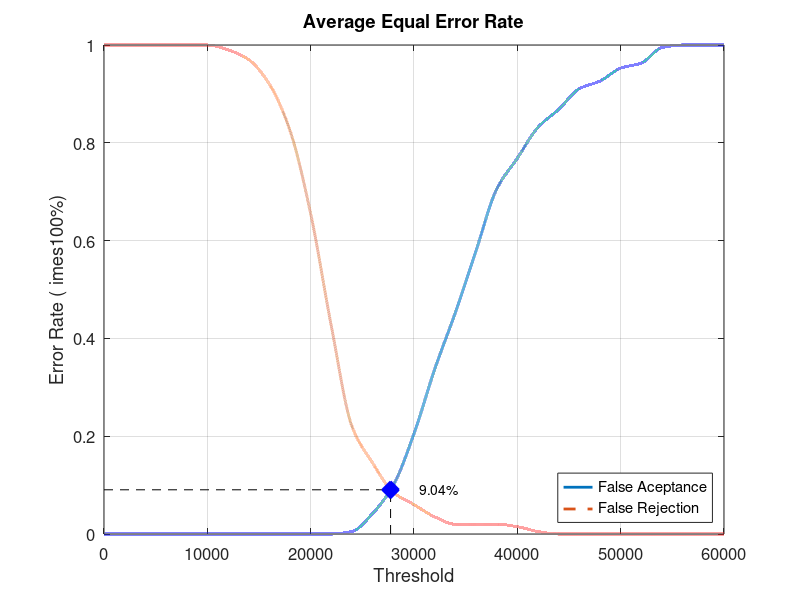
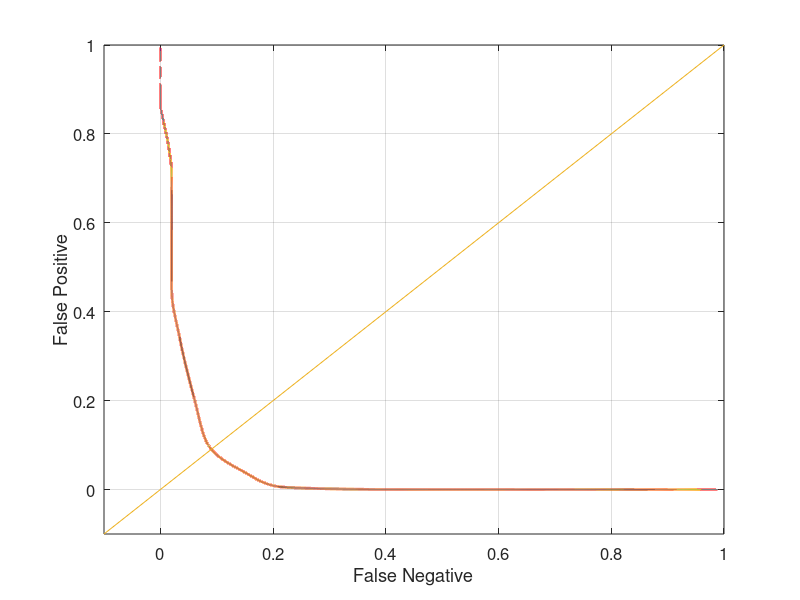

Write the MATLAB code that produced these figures, in order.
close all;
clear;
clc;
x = 0:2000:60000;
xq = 0:0.5:60000;

y0 = [0 0 0 0 0 0 0 0 0 0 0 0 0.00526316 0.0421053 0.1 0.205263 0.336842 0.452632 0.578947 0.705263 0.768421 0.831579 0.868421 0.910526 0.926316 0.952632 0.963158 0.994737 1 1 1]
yy0 = interp1(x, y0, xq, 'pchip');
y1 = [1 1 1 1 1 1 0.99 0.97 0.92 0.825 0.655 0.425 0.22 0.145 0.085 0.06 0.035 0.02 0.02 0.02 0.015 0.005 0 0 0 0 0 0 0 0 0]
yy1 = interp1(x, y1, xq, 'pchip');

% Calculating EER: 
y2 = abs(y0 - y1);
find(y2 == min(y2))
yy2 = abs(yy0 - yy1);
xEER = find(yy2 == min(yy2));
xEERIndex = xq(xEER) % X-axis EER
yEER = yy0(xEER) % Y-axis EER

main = figure
plot(xq, yy0,'-','LineWidth', 2);	hold on
plot(xq, yy1,'--','LineWidth', 2);	hold on
plot([xEERIndex xEERIndex], [0 yEER], 'k--');	hold on
plot([0 xEERIndex], [yEER yEER], 'k--');	hold on
plot(xEERIndex, yEER, 'bx', 'LineWidth', 10);	hold on
text(xEERIndex + 10 * xEERIndex / 100, yEER, [num2str(round((10000 * yEER)) / 100) '%'])
legend('False Aceptance', 'False Rejection', 'Location', 'SouthEast')
xlabel('Threshold')
ylabel('Error Rate (	imes100%)')
title('Average Equal Error Rate')
set(gca, 'FontSize', 12)
axis([0 60000 0 1])
grid on

print(main, 'Database4_3Main', '-dpng');
FNRxFPR = figure('Color', [1 1 1]);
plot(yy1, yy0, '-', yy1, yy0, 'LineWidth', 2);
hold on
y = -0.1:0.1:1
plot(y, y); 
set(gca, 'FontSize', 12)
xlabel('False Negative')
ylabel('False Positive')
axis([-0.1 1 -0.1 1])
set(gca, 'FontSize', 12)
grid on

print(FNRxFPR, 'Database4_3FNRxFPR','-dpng');
